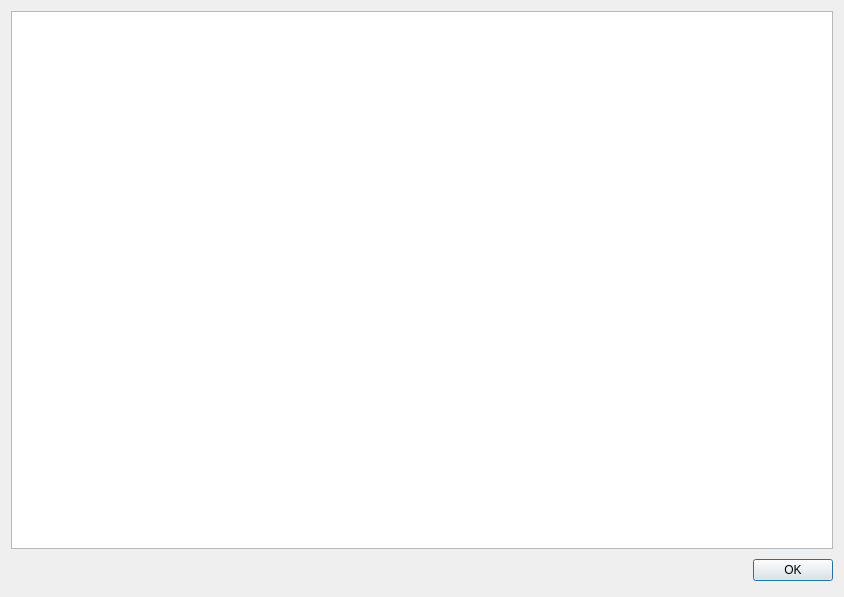
<?xml version="1.0" encoding="UTF-8"?>
<ui version="4.0" stdsetdef="1">
  <author></author>
  <comment>  Copyright 2017 Google Inc.
 Licensed under the Apache License, Version 2.0 (the &quot;License&quot;);
 you may not use this file except in compliance with the License.
 You may obtain a copy of the License at
 http://www.apache.org/licenses/LICENSE-2.0
 Unless required by applicable law or agreed to in writing, software
 distributed under the License is distributed on an &quot;AS IS&quot; BASIS,
 WITHOUT WARRANTIES OR CONDITIONS OF ANY KIND, either express or implied.
 See the License for the specific language governing permissions and
</comment>
  <exportmacro></exportmacro>
  <class>AssetLogBase</class>
  <widget class="QDialog" name="AssetLogBase">
    <property name="geometry">
      <rect>
        <x>0</x>
        <y>0</y>
        <width>844</width>
        <height>597</height>
      </rect>
    </property>
    <property name="windowTitle">
      <string>Asset Log</string>
    </property>
    <layout class="QGridLayout">
      <item row="0" column="0">
        <widget class="QTextEdit" name="logTextEdit">
          <property name="readOnly">
            <bool>true</bool>
          </property>
        </widget>
      </item>
      <item row="1" column="0">
        <layout class="QHBoxLayout">
          <item>
            <spacer name="spacer70">
              <property name="sizeHint">
                <size>
                  <width>221</width>
                  <height>31</height>
                </size>
              </property>
              <property name="sizeType">
                <enum>QSizePolicy::Expanding</enum>
              </property>
              <property name="orientation">
                <enum>Qt::Horizontal</enum>
              </property>
            </spacer>
          </item>
          <item>
            <widget class="QPushButton" name="okBtn">
              <property name="text">
                <string>OK</string>
              </property>
              <property name="default">
                <bool>true</bool>
              </property>
            </widget>
          </item>
        </layout>
      </item>
    </layout>
  </widget>
  <layoutdefault spacing="6" margin="11"/>
  <pixmapfunction>qPixmapFromMimeSource</pixmapfunction>
  <connections>
    <connection>
      <sender>okBtn</sender>
      <signal>released()</signal>
      <receiver>AssetLogBase</receiver>
      <slot>accept()</slot>
    </connection>
  </connections>
</ui>
